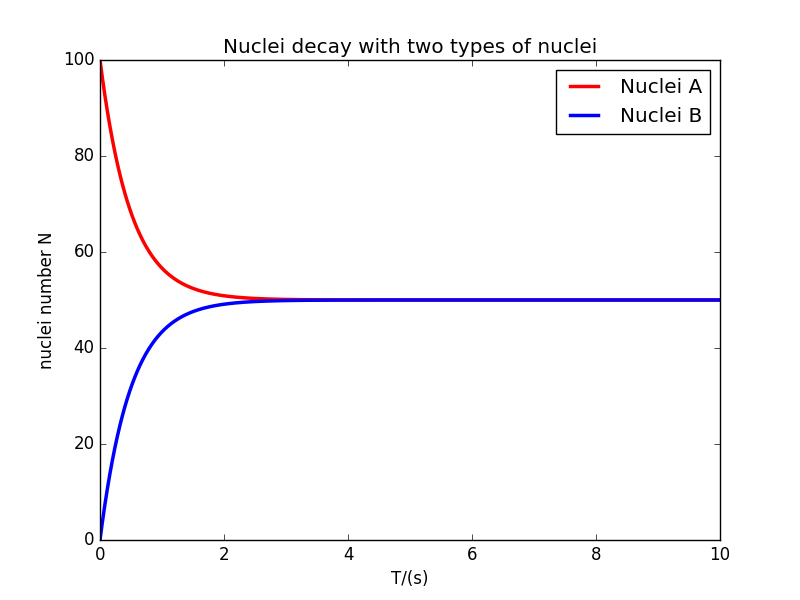

This chart was generated by the following Python code:
import matplotlib.pyplot as pl
import numpy as np


n_nuclei1=[]
n_nuclei2=[]
t=[0]
dt=0.01
n_0a=100
n_0b=0
t_final=10
# global a
a=1
n_nuclei1.append(n_0a)
n_nuclei2.append(n_0b)
i_final=int(t_final/dt)

for i in range(i_final):
	n_t1 =n_nuclei1[i]+((n_nuclei2[i]/a)-n_nuclei1[i]/a)*dt
	n_t2 =n_nuclei2[i]+((n_nuclei1[i]/a)-n_nuclei2[i]/a)*dt
	n_nuclei1.append(n_t1)
	n_nuclei2.append(n_t2)
	t.append(dt*(1+i))

plot1=pl.plot(t,n_nuclei1,'r')
plot2=pl.plot(t,n_nuclei2,'g')
pl.title('Nuclei decay with two types of nuclei')
pl.xlabel('T/(s)')
pl.ylabel('nuclei number N')
pl.plot(t,n_nuclei1,color='red',linewidth=2.5,label='Nuclei A')
pl.plot(t,n_nuclei2,color='blue',linewidth=2.5,label='Nuclei B')
pl.legend(loc='upper right')
pl.show()
